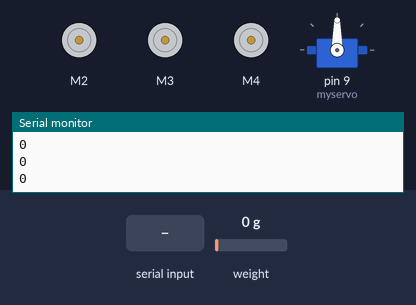
This sketch was run on a simulated Arduino Uno, built with avr-gcc and run on an emulated ATmega328P. Parts: 3 × DC motor (green arrow = forward, orange = backward, longer = faster), servo, the last lines printed to the serial monitor. The test bench sets the inputs (shaded band); at power-on: weight on the scale 0 g.

Above: at 2.2 s.
2.3 s: "12\n" received over the second serial link
At 3.2 s:
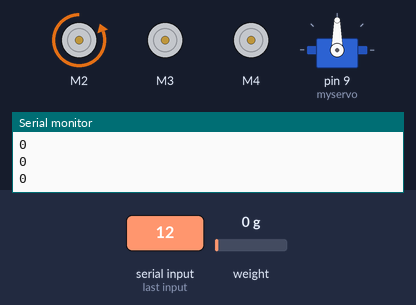
3.9 s: "13\n" received over the second serial link
At 5.2 s:
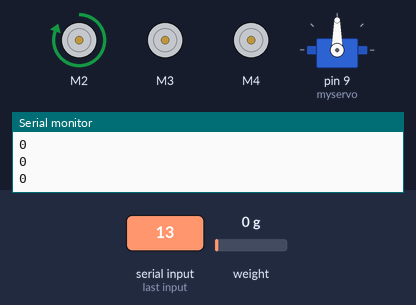
5.5 s: "21\n" received over the second serial link
At 6.5 s:
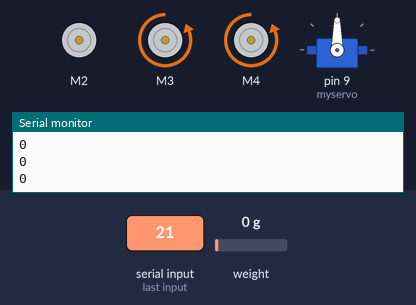
7.1 s: "22\n" received over the second serial link
At 8.3 s:
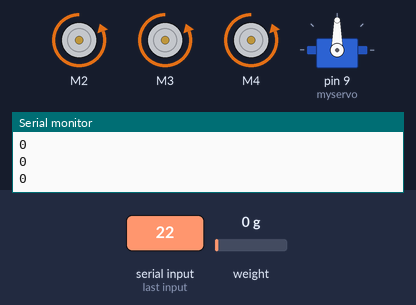
8.6 s: "11\n" received over the second serial link
At 9.6 s:
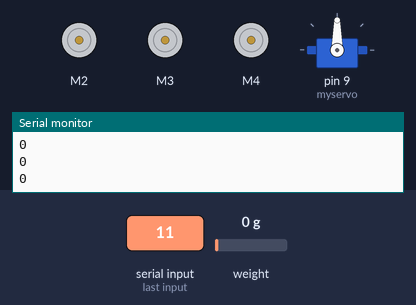
Timing chart, 0 to 11.2 s (numbered marks = the images above; inputs shaded):
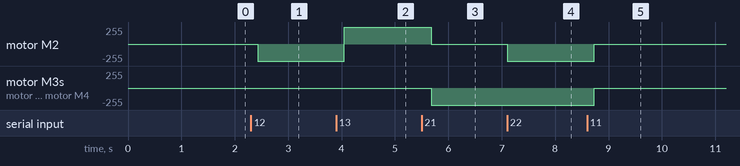

Measured:
- after the input at 2.3 s, motor M2: stopped → backward 255/255 after 0.13 s
- after the input at 3.9 s, motor M2: backward 255/255 → forward 255/255 after 0.15 s
- after the input at 5.5 s, motor M2: forward 255/255 → stopped after 0.18 s; motor M3, motor M4: stopped → backward 255/255 after 0.18 s
- after the input at 7.1 s, motor M2: stopped → backward 255/255 at once
- after the input at 8.6 s, motor M2–4: backward 255/255 → stopped after 0.14 s

The sketch:

Main.ino
```cpp
#include <SoftwareSerial.h>
#include <AFMotor.h>
#include "HX711.h"
#include <Servo.h>

#define DOUT 2
#define CLK 3

AF_DCMotor motor2(2);
AF_DCMotor motor3(3);
AF_DCMotor motor4(4);

SoftwareSerial HC12(10, 11);
Servo myservo;
HX711 scale;
float calibration_factor = 2230;
float units = 00.0;
int weight;

String input = "";
int num = 0;

void setup() {
  Serial.begin(9600);
  HC12.begin(9600);

  motor2.setSpeed(255);
  motor3.setSpeed(255);
  motor4.setSpeed(255);
  motor2.run(RELEASE);
  motor3.run(RELEASE);
  motor4.run(RELEASE);

  myservo.attach(9);

  scale.begin(DOUT, CLK);
  scale.set_scale(calibration_factor);
  scale.tare();
}

void loop() {
  if (HC12.available() > 0) {
    input = HC12.readStringUntil('\r\n');
    num = input.toInt();
    Serial.println(num);

    if(num == 11){
      moveStop();
      idle();
    }
    else if(num == 12){
      moveStop();
      load();
    }
    else if(num == 13){
      moveStop();
      unload();
    }
    else if(num == 21){
      moveForward();
      idle();
    }
    else if(num == 22){
      moveForward();
      load();
    }
    else if(num == 23){
      moveForward();
      unload();
    }
    else if(num == 31){
      moveLeft();
      idle();
    }
    else if(num == 32){
      moveLeft();
      load();
    }
    else if(num == 33){
      moveLeft();
      unload();
    }
    else if(num == 41){
      moveRight();
      idle();
    }
    else if(num == 42){
      moveRight();
      load();
    }
    else if(num == 43){
      moveRight();
      unload();
    }
  }
  getWeight();
  HC12.println(weight);
  Serial.println(weight);
  delay(100);
}

void getWeight(){
  units = scale.get_units(), 5;
  if (units < 0)
  {
    units = 0.00;
  }

  if (units >= 0 && units < 1000){
    weight = 0;
  }
  else if(units >= 1000 && units < 2000){
    weight = 1;
  }
  else if(units >= 2000 && units < 3000){
    weight = 2;
  }
  else if(units >= 3000 && units < 4000){
    weight = 3;
  }
  else if(units >= 4000 && units < 5000){
    weight = 4;
  }
  else if(units >= 5000){
    weight = 5;
  }
}

void moveStop(){
  motor3.run(RELEASE);
  motor4.run(RELEASE);
  myservo.write(90);
}
void moveForward(){
  motor3.run(BACKWARD);
  motor4.run(BACKWARD);
  myservo.write(90);
}

void moveLeft(){
  motor3.run(BACKWARD);
  motor4.run(BACKWARD);
  myservo.write(45);
}

void moveRight(){
  motor3.run(BACKWARD);
  motor4.run(BACKWARD);
  myservo.write(135);
}

void load(){
  motor2.run(BACKWARD);
}

void unload(){
  motor2.run(FORWARD);
}

void idle(){
  motor2.run(RELEASE);
}

//  moveStop();
//  idle();
//  for(int i=0; i<7; i++){
//    delay(1000);
//  }
//  moveForward();
//  for(int i=0; i<7; i++){
//    delay(1000);
//  }
//  moveLeft();
//  for(int i=0; i<7; i++){
//    delay(1000);
//  }
//  moveRight();
//  for(int i=0; i<7; i++){
//    delay(1000);
//  }
//  moveForward();
//  load();
//  for(int i=0; i<7; i++){
//    delay(1000);
//  }
//  moveStop();
//  for(int i=0; i<7; i++){
//    delay(1000);
//  }
```
